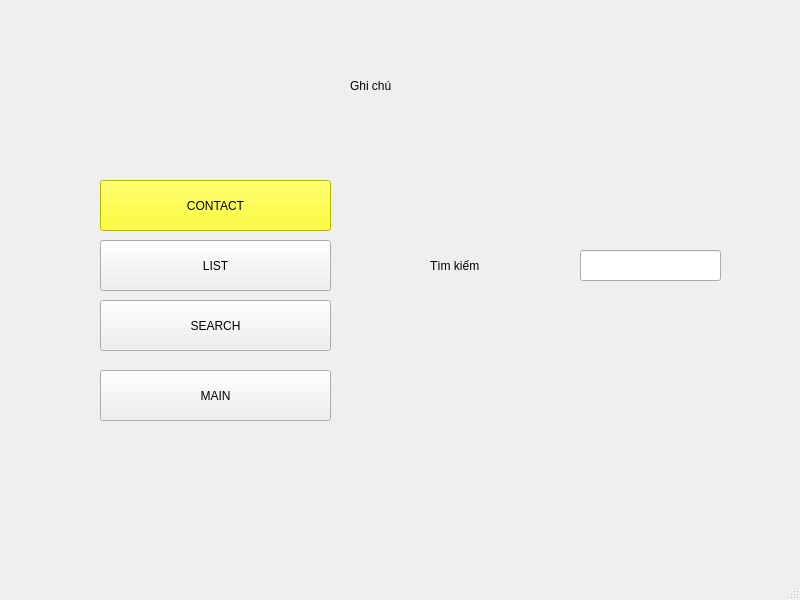
<?xml version="1.0" encoding="UTF-8"?>
<ui version="4.0">
 <class>MainWindow</class>
 <widget class="QMainWindow" name="MainWindow">
  <property name="geometry">
   <rect>
    <x>0</x>
    <y>0</y>
    <width>800</width>
    <height>600</height>
   </rect>
  </property>
  <property name="windowTitle">
   <string>MainWindow</string>
  </property>
  <widget class="QWidget" name="centralwidget">
   <widget class="QLabel" name="label_3">
    <property name="geometry">
     <rect>
      <x>430</x>
      <y>220</y>
      <width>151</width>
      <height>91</height>
     </rect>
    </property>
    <property name="styleSheet">
     <string notr="true">font: 20pt &quot;Times New Roman&quot;;</string>
    </property>
    <property name="text">
     <string>Tìm kiếm</string>
    </property>
   </widget>
   <widget class="QLabel" name="label_10">
    <property name="geometry">
     <rect>
      <x>270</x>
      <y>330</y>
      <width>71</width>
      <height>51</height>
     </rect>
    </property>
    <property name="text">
     <string/>
    </property>
    <property name="pixmap">
     <pixmap>../Downloads/icons8-trash-can-64.png</pixmap>
    </property>
   </widget>
   <widget class="QLabel" name="label_11">
    <property name="geometry">
     <rect>
      <x>350</x>
      <y>40</y>
      <width>181</width>
      <height>91</height>
     </rect>
    </property>
    <property name="styleSheet">
     <string notr="true">font: 30pt &quot;Times New Roman&quot;;</string>
    </property>
    <property name="text">
     <string>Ghi chú</string>
    </property>
   </widget>
   <widget class="QLabel" name="label_7">
    <property name="geometry">
     <rect>
      <x>270</x>
      <y>260</y>
      <width>71</width>
      <height>51</height>
     </rect>
    </property>
    <property name="text">
     <string/>
    </property>
    <property name="pixmap">
     <pixmap>../Downloads/icons8-setting-64.png</pixmap>
    </property>
   </widget>
   <widget class="QLineEdit" name="lineEdit">
    <property name="geometry">
     <rect>
      <x>580</x>
      <y>250</y>
      <width>141</width>
      <height>31</height>
     </rect>
    </property>
   </widget>
   <widget class="QLabel" name="label_2">
    <property name="geometry">
     <rect>
      <x>290</x>
      <y>180</y>
      <width>81</width>
      <height>51</height>
     </rect>
    </property>
    <property name="text">
     <string/>
    </property>
    <property name="pixmap">
     <pixmap>../Downloads/archive_FILL0_wght400_GRAD0_opsz48.png</pixmap>
    </property>
   </widget>
   <widget class="QLabel" name="label_6">
    <property name="geometry">
     <rect>
      <x>120</x>
      <y>420</y>
      <width>661</width>
      <height>431</height>
     </rect>
    </property>
    <property name="text">
     <string/>
    </property>
    <property name="pixmap">
     <pixmap>tải-xuống.png</pixmap>
    </property>
    <property name="scaledContents">
     <bool>true</bool>
    </property>
   </widget>
   <widget class="QLabel" name="label_13">
    <property name="geometry">
     <rect>
      <x>80</x>
      <y>40</y>
      <width>661</width>
      <height>431</height>
     </rect>
    </property>
    <property name="text">
     <string/>
    </property>
    <property name="pixmap">
     <pixmap>../tải-xuống.png</pixmap>
    </property>
    <property name="scaledContents">
     <bool>true</bool>
    </property>
   </widget>
   <widget class="QPushButton" name="pushButton_7">
    <property name="geometry">
     <rect>
      <x>100</x>
      <y>180</y>
      <width>231</width>
      <height>51</height>
     </rect>
    </property>
    <property name="styleSheet">
     <string notr="true">background-color: rgb(255, 255, 0);</string>
    </property>
    <property name="text">
     <string>CONTACT</string>
    </property>
   </widget>
   <widget class="QPushButton" name="pushButton_3">
    <property name="geometry">
     <rect>
      <x>100</x>
      <y>240</y>
      <width>231</width>
      <height>51</height>
     </rect>
    </property>
    <property name="text">
     <string>LIST</string>
    </property>
   </widget>
   <widget class="QPushButton" name="pushButton_2">
    <property name="geometry">
     <rect>
      <x>100</x>
      <y>300</y>
      <width>231</width>
      <height>51</height>
     </rect>
    </property>
    <property name="text">
     <string>SEARCH</string>
    </property>
   </widget>
   <widget class="QPushButton" name="pushButton_4">
    <property name="geometry">
     <rect>
      <x>100</x>
      <y>370</y>
      <width>231</width>
      <height>51</height>
     </rect>
    </property>
    <property name="text">
     <string>MAIN</string>
    </property>
   </widget>
   <widget class="QLabel" name="label_8">
    <property name="geometry">
     <rect>
      <x>260</x>
      <y>190</y>
      <width>61</width>
      <height>31</height>
     </rect>
    </property>
    <property name="text">
     <string/>
    </property>
    <property name="pixmap">
     <pixmap>C:/Users/Minh Khoa/Downloads/contact.png</pixmap>
    </property>
    <property name="scaledContents">
     <bool>true</bool>
    </property>
   </widget>
   <widget class="QLabel" name="label_4">
    <property name="geometry">
     <rect>
      <x>260</x>
      <y>250</y>
      <width>61</width>
      <height>31</height>
     </rect>
    </property>
    <property name="text">
     <string/>
    </property>
    <property name="pixmap">
     <pixmap>C:/Users/Minh Khoa/Downloads/list.png</pixmap>
    </property>
    <property name="scaledContents">
     <bool>true</bool>
    </property>
   </widget>
   <widget class="QLabel" name="label_9">
    <property name="geometry">
     <rect>
      <x>260</x>
      <y>310</y>
      <width>61</width>
      <height>31</height>
     </rect>
    </property>
    <property name="text">
     <string/>
    </property>
    <property name="pixmap">
     <pixmap>C:/Users/Minh Khoa/Downloads/search.png</pixmap>
    </property>
    <property name="scaledContents">
     <bool>true</bool>
    </property>
   </widget>
   <widget class="QLabel" name="label_12">
    <property name="geometry">
     <rect>
      <x>270</x>
      <y>380</y>
      <width>51</width>
      <height>31</height>
     </rect>
    </property>
    <property name="text">
     <string/>
    </property>
    <property name="pixmap">
     <pixmap>C:/Users/Minh Khoa/Downloads/home.png</pixmap>
    </property>
    <property name="scaledContents">
     <bool>true</bool>
    </property>
   </widget>
   <zorder>label_13</zorder>
   <zorder>label_3</zorder>
   <zorder>label_10</zorder>
   <zorder>label_11</zorder>
   <zorder>label_7</zorder>
   <zorder>lineEdit</zorder>
   <zorder>label_2</zorder>
   <zorder>label_6</zorder>
   <zorder>pushButton_7</zorder>
   <zorder>pushButton_3</zorder>
   <zorder>pushButton_2</zorder>
   <zorder>pushButton_4</zorder>
   <zorder>label_8</zorder>
   <zorder>label_4</zorder>
   <zorder>label_9</zorder>
   <zorder>label_12</zorder>
  </widget>
  <widget class="QMenuBar" name="menubar">
   <property name="geometry">
    <rect>
     <x>0</x>
     <y>0</y>
     <width>800</width>
     <height>26</height>
    </rect>
   </property>
  </widget>
  <widget class="QStatusBar" name="statusbar"/>
 </widget>
 <resources/>
 <connections/>
</ui>
